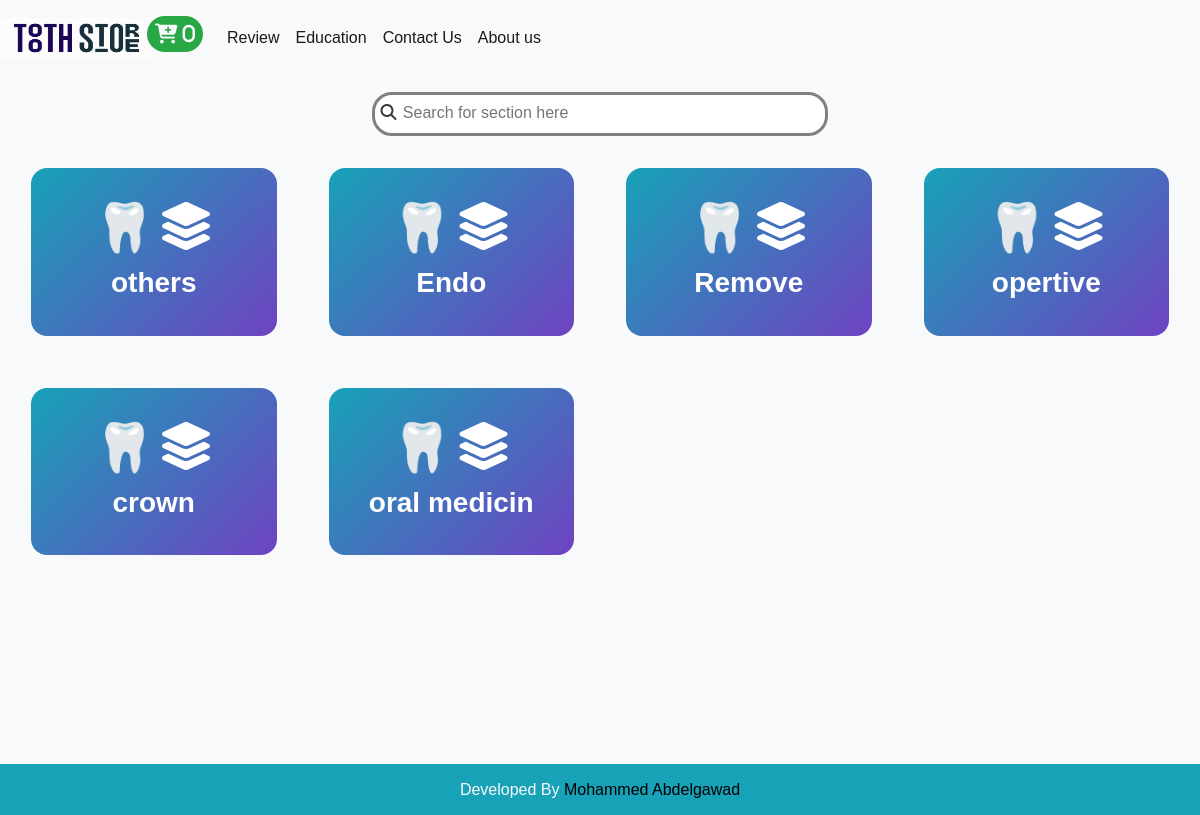
The page /learn.php on the database its author committed.
### tables this page shows
CREATE TABLE `catlearn` (
  `id` int(11) NOT NULL,
  `name` varchar(255) NOT NULL,
  `num` int(11) NOT NULL DEFAULT 0
);

### learn.php (the view, shortened to what this page needs)
<?php
include('init.php');
$do = isset($_GET['do']) ? $_GET['do'] : 'Manage';
if ($do == "Manage") {
    $stmt = $con->prepare("SELECT * FROM catlearn ");
    $stmt->execute();
    $products = $stmt->fetchAll();
    ?>
    <div class="container" id="tools" style="min-height:80vh">
        <div class="p-3 ">
            <form class="">
                <div class="mx-auto barsearch"
                    style="background-color: white; border-radius: 20px;border:solid 3px gray ;padding-left:5px">
                    <label for="search"><i class="fa-solid fa-magnifying-glass text-dark"></i></label>
                    <input type="text" id="search" class="search search-input" placeholder="Search for section here"
                        style="width:90%" onkeyup="getSearch()">
                </div>
            </form>
        </div>
        <div style="display: grid; grid-template-columns: repeat(auto-fill, minmax(250px, 1fr)); gap: 20px;" id="products"
            class="tdbox">
            <?php foreach ($products as $product): ?>
                <div class="card text-white m-3 border-0 shadow trbox"
                    style="background: linear-gradient(135deg, #17a2b8, #6f42c1); border-radius: 1rem; transition: transform 0.3s;"
                    onmouseover="this.style.transform='scale(1.05)'" onmouseout="this.style.transform='scale(1)'">
                    <a href="learn.php?do=show&section=<?php echo urlencode($product['id']) ?>"
                        class="text-white text-decoration-none">
                        <div class="card-body text-center p-4">
                            <span style="font-size: 3rem;">🦷</span>
                            <i class="fas fa-layer-group fa-3x mb-3"></i>
                            <h3 class="card-title font-weight-bold tditem"><?php echo $product['name'] ?></h3>
                        </div>
                    </a>
                </div>
            <?php endforeach; ?>
        </div>
    </div>
    <?php
}
?>
    <?php
    include($tpl . 'footer.inc.php');
    ?>

### layout/css/index.css (style rules this page uses)
* { box-sizing: border-box; }
html { scroll-behavior: smooth; }
#search { margin-top:5px; border: none; outline: none; }
.card { margin:10px ; cursor: pointer; border-radius: 20px; }
a, a:hover { text-decoration: none; color:black; }
body { font-family: 'Cairo', sans-serif; background-color: #f9f9f9; }
.barsearch { width: 100%; }
@media (min-width: 576px) { .barsearch { width: 90%; } }
@media (min-width: 768px) { .barsearch { width: 70%; } }
@media (min-width: 992px) { .barsearch { width: 50%; } }
@media (min-width: 1200px) { .barsearch { width: 40%; } }

### rows shown on the page
catlearn: name "others"
catlearn: name "Endo"
catlearn: name "Remove"
catlearn: name "opertive"
catlearn: name "crown"
catlearn: name "oral medicin"
